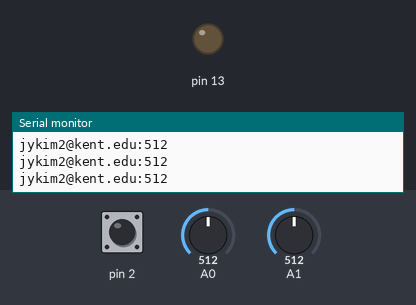
Recording of a sketch running on a simulated Arduino Uno, built with avr-gcc and run on an emulated ATmega328P. Parts: output pins drawn as LEDs (lit = HIGH), the last lines printed to the serial monitor. Dashed ring = blinking. Inputs (shaded band) come from the test bench; at power-on: pin 2 HIGH, A0 = 512, A1 = 512.

Above: at 1.2 s.
1.3 s: pin 2 pulled LOW for 0.15 s
At 2.8 s:
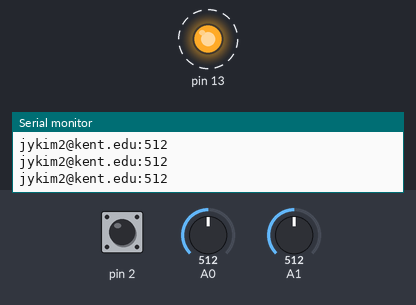
4.4 s: A0 set to 53
7.4 s: A0 set to 43
At 8.3 s:
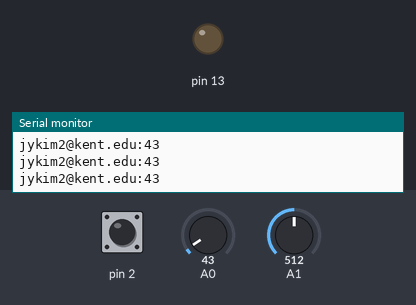
10.4 s: A0 set to 60
At 13.3 s:
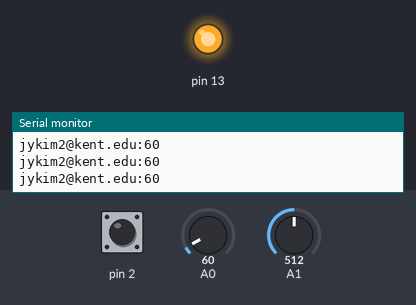
13.4 s: A0 set to 40
At 14.5 s:
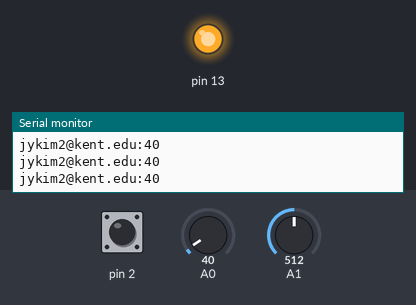
14.9 s: pin 2 pulled LOW for 1 s
At 17.7 s:
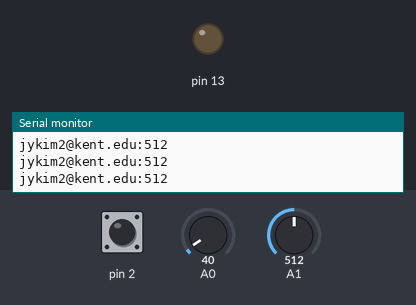
Timing chart, 0 to 19.9 s (numbered marks = the images above; inputs shaded):
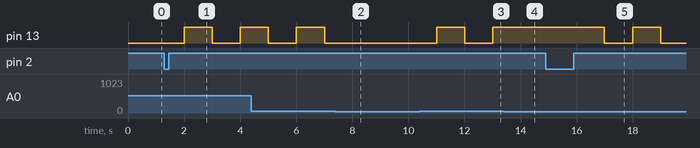

The sketch:

Dylan_Dennison_Project_4_part_2.ino
```cpp
//Dylan Dennison
//Project 4 part 2
//11/19/21


#define BIT0_MASK 0x01; // b 0000 0001
#define BIT2_MASK 0x04; // b 0000 0100
#define BIT7_MASK 0x80; // b 1000 0000

// High when a value is ready to be read
volatile int readFlag;

// Value to store analog result
volatile int analogVal;

bool flag = true; //flag for switching between on and off
unsigned char *portB; // internal LED instance

int counter = 0; // global counter

unsigned char *ADMUX_ESP;
unsigned char *ADCSRA_ESP;
unsigned char *ADCSRB_ESP;
unsigned char *ADCL_ESP;
unsigned char *ADCH_ESP;

// Initialization
void setup(){
  // Serial Communication
   Serial.begin(9600);


//ADC configuration----------------------
  // Registers' Address Setting
  ADMUX_ESP = (unsigned char*) 0x7c;
  ADCSRA_ESP = (unsigned char*) 0x7a;
  ADCSRB_ESP = (unsigned char*) 0x7b;
  ADCL_ESP = (unsigned char*) 0x78;
  ADCH_ESP = (unsigned char*) 0x79;

  // clear ADLAR in ADMUX (0x7C) to right-adjust the result
  // ADCL will contain lower 8 bits, ADCH upper 2 (in last two bits)
  *ADMUX_ESP &= B11011111; // 0x7c

  // Set REFS1..0 in ADMUX (0x7C) to change reference voltage to the
  // proper source (01)
  *ADMUX_ESP |= B01000000;

  // Clear MUX3..0 in ADMUX (0x7C) in preparation for setting the analog
  // input (A0)
  *ADMUX_ESP &= B11110000;

  // Set MUX3..0 in ADMUX (0x7C) to read from AD8 (Internal temp)
  // Do not set above 15! You will overrun other parts of ADMUX. A full
  // list of possible inputs is available in Table 24-4 of the ATMega328
  // datasheet
  *ADMUX_ESP |= B00000000; // Binary equivalent

  // Set ADEN in ADCSRA (0x7A) to enable the ADC.
  // Note, this instruction takes 12 ADC clocks to execute
  *ADCSRA_ESP |= B10000000; // 0x7a

  // Set ADATE in ADCSRA (0x7A) to enable auto-triggering.
  *ADCSRA_ESP |= B00100000;

  // Clear ADTS2..0 in ADCSRB (0x7B) to set trigger mode to free running.
  // This means that as soon as an ADC has finished, the next will be
  // immediately started.
  *ADCSRB_ESP &= B11111000;

  // Set the Prescaler to 128 (16000KHz/128 = 125KHz)
  // Above 200KHz 10-bit results are not reliable.
  *ADCSRA_ESP |= B00000111;

  // Set ADIE in ADCSRA (0x7A) to enable the ADC interrupt.
  // Without this, the internal interrupt will not trigger.
  *ADCSRA_ESP |= B00001000;


  // Kick off the first ADC
  readFlag = 0;
  // Set ADSC in ADCSRA (0x7A) to start the ADC conversion
  *ADCSRA_ESP |=B01000000;

//Timer configuration------------------

  unsigned char *portDDRB; // for enternal LED
  portDDRB = (unsigned char *) 0x24;

  portB = (unsigned char *) 0x25; // external LED port

 //timer varables
  unsigned char *TCCR1A_ESP;
  TCCR1A_ESP = (unsigned char *) 0x80;
  unsigned char *TCCR1B_ESP;
  TCCR1B_ESP = (unsigned char *) 0x81;
  unsigned char *TCNT1H_ESP;
  TCNT1H_ESP = (unsigned char *) 0x85;
  unsigned char *TCNT1L_ESP;
  TCNT1L_ESP = (unsigned char *) 0x84;
  unsigned char *OCR1AH_ESP;
  OCR1AH_ESP = (unsigned char *) 0x89;
  unsigned char *OCR1AL_ESP;
  OCR1AL_ESP = (unsigned char *) 0x88;
  unsigned char *TIMSK1_ESP;
  TIMSK1_ESP = (unsigned char *) 0x6F;

  *portDDRB = 0x20;

  //setting all to default(none)
  *TCCR1A_ESP = 0x00;
  *TCCR1B_ESP = 0x00;
  *TCNT1H_ESP = 0x00;
  *TCNT1L_ESP = 0x00;

  *OCR1AH_ESP = 0xF4; // configed top to be 1 second real time
  *OCR1AL_ESP = 0x00;

  *TCCR1B_ESP |= 0x0C; // set to ctc
  *TIMSK1_ESP |= 0x02; // enable timer compare


 //external interrupt configuration -----------------

  unsigned char *portD; // for input
 portD = (unsigned char *) 0x2B;
 // Enable the pull-up resistor on PD2 using the Port D
 // Data Register (PORTD)
 *portD |= BIT2_MASK; // b 0000 0100

 // Configure external interrupt 0 to generate an interrupt request on any
 // logical change using External Interrupt Control Register A (EICRA)
 unsigned char *AT328_EICRA;
 AT328_EICRA = (unsigned char *) 0x69;
 *AT328_EICRA |= BIT0_MASK; // b 0000 0001 --> b xxxx xx11 --> Any change for INT 0

 // Enable external interrupt 0 using the External Interrupt Mask Register
 // (EIMSK)
 unsigned char *AT328_EIMSK;
 AT328_EIMSK = (unsigned char *) 0x3D;
 *AT328_EIMSK |= BIT0_MASK; // b 0000 0001 --> b xxxx xxx1 --> INT0 enable


  // Enable interrupts using SREG
  unsigned char *ptrSREG;
  ptrSREG = (unsigned char *) 0x5F;
  *ptrSREG |= 0x80; // b 1000 0000 == 0x80 --> b 1xxx xxxx

}

// Processor loop
void loop(){

  // Check to see if the value has been updated
  if (readFlag == 1){
    // Perform whatever updating needed
    readFlag = 0;

  }

}


ISR(INT0_vect){ //button interrupt function
    unsigned char *portPinD; // for input pin
 portPinD = (unsigned char *) 0x29; //assigning pin value

  if (*portPinD & 0x04){ // if button press is dectected. Helps with not having multiple button hits with one press
      counter++; // increment counter ex: 1 sec -> 2 sec delay

      if(counter == 5){
        //Serial.println("timer overflow");
        counter = 1; // resent timer
      }
  Serial.print(" Counter: "); Serial.println(counter);
  }
}

ISR(TIMER1_COMPA_vect) { //for timer interupt
 //Serial.println("in timer interrupt");
  switch(counter) {

  case 1:// setting ADC to Temp sensor
    *ADMUX_ESP &= B11110000; // resetting from AVcc
    *ADMUX_ESP |= B00000000; // resetting back to default value from setup
    if(analogVal >= 50) { // checking analogval
      if(flag == true) { // if true turn on
        *portB |= 0x20; //switch LED to OFF
        flag = false; // switch to off
        Serial.println("ddenni19@kent.edu");
      }
      else { // if flag is flase turn off
        *portB &= ~0x20; //turn LED off
        flag = true; //switch to on
        Serial.println("ddenni19@kent.edu");
      }
  }
    break;
  case 2:// setting ADC to A1 pin
     *ADMUX_ESP |= B00000001; //configuring
     if(analogVal >= 50) { // checking analogval
      if(flag == true) { // if true turn on
        *portB |= 0x20; //switch LED to OFF
        flag = false; // switch to off
        Serial.println("ddenni19@kent.edu");
      }
      else { // if flag is flase turn off
        *portB &= ~0x20; //turn LED off
        flag = true; //switch to on
        Serial.println("ddenni19@kent.edu");
      }
  }

    break;
  case 3:// setting ADC to GND
    *ADMUX_ESP |= B00001111; // no flashing LED because to gnd
    break;
  case 4:// setting ADC to AVcc
    *ADMUX_ESP |= B01000000; // no flashing LED AVcc without exteranl connection
    break;

    }

}

// Interrupt service routine for the ADC completion
ISR(ADC_vect){

  // Done reading
  readFlag = 1;

  // Must read low first
  analogVal = ADCL | (ADCH << 8);  // ADCL 0x78 ADCH 0x79

  // Serial Comm to be learned.
  // To check the ADC values on the computer (serial monitor)
  Serial.print("jykim2@kent.edu:");
  Serial.println(analogVal);

  // Not needed because free-running mode is enabled.
  // Set ADSC in ADCSRA (0x7A) to start another ADC conversion
  *ADCSRA_ESP |= B01000000;
}
```

Measured:
- the behaviour switches between 50 and 49 on A0 (found by bisection; images 1 and 2)
- after the input at 1.3 s, pin 13: LOW → HIGH after 0.70 s, → LOW 1.0 s later, → HIGH 1.0 s later
- after the input at 7.4 s, pin 13: stays LOW (without the input it goes to HIGH after 0.61 s)
- after the input at 10.4 s, pin 13: LOW → HIGH after 0.61 s, → LOW 1.0 s later, → HIGH 1.0 s later
- after the input at 13.4 s, pin 13: stays HIGH (without the input it goes to LOW after 0.60 s)
- after the input at 14.9 s, pin 13: HIGH → LOW after 2.1 s, → HIGH 1.0 s later, → LOW 1.0 s later
